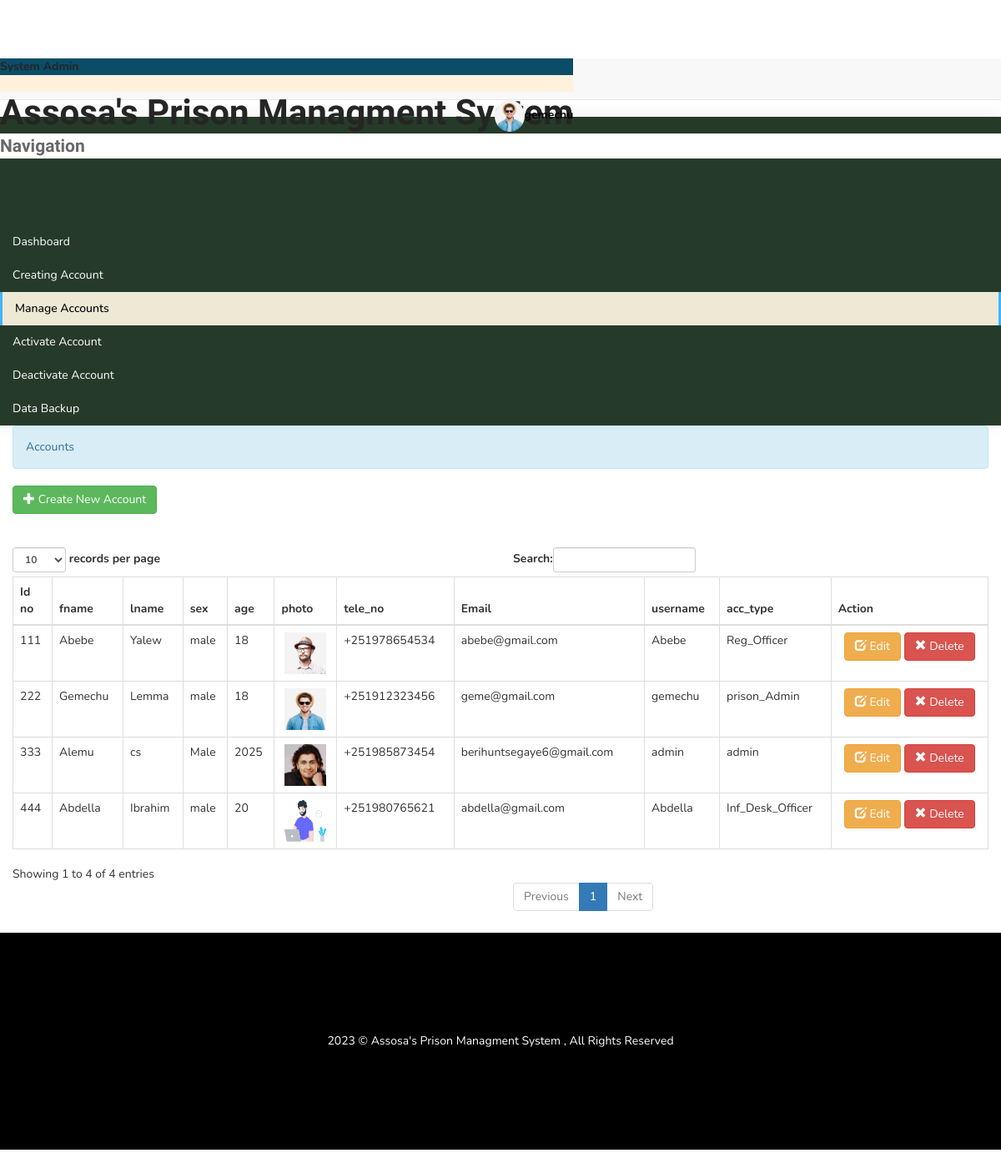
/admin/basic-table.php (signed in), run on the app's committed database.
### tables this page shows
CREATE TABLE `users` (
  `id` int(11) NOT NULL AUTO_INCREMENT,
  `serial_no` int(11) NOT NULL,
  `username` varchar(20) NOT NULL,
  `password` varchar(80) NOT NULL,
  `account_type` varchar(20) NOT NULL,
  `status` int(11) NOT NULL,
  PRIMARY KEY (`id`),
  KEY `serial_no` (`serial_no`),
  CONSTRAINT `users_ibfk_1` FOREIGN KEY (`serial_no`) REFERENCES `users_info` (`serial_no`)
);

CREATE TABLE `users_info` (
  `serial_no` int(11) NOT NULL AUTO_INCREMENT,
  `fname` varchar(20) NOT NULL,
  `lname` varchar(20) NOT NULL,
  `sex` varchar(10) NOT NULL,
  `age` date NOT NULL,
  `photo` text NOT NULL,
  `tele_no` varchar(15) NOT NULL,
  `email` varchar(35) NOT NULL,
  `reset_link_token` varchar(100) DEFAULT NULL,
  `exp_date` date DEFAULT NULL,
  PRIMARY KEY (`serial_no`)
);

### admin/session.php (called while the page is built, shortened)
<?php
include '../db/connection.php';
$user_check = $_SESSION['username'];
$query = "SELECT username,photo from users_info JOIN users on users_info.serial_no=users.serial_no  where username = '$user_check'";
$ses_sql = mysqli_query($con, $query);
$row = mysqli_fetch_assoc($ses_sql);
$login_session = $row['username'];
$photo_session = $row['photo'];
?>

### admin/basic-table.php (the view, shortened to what this page needs)
<?php
include '../db/connection.php';
include('session.php');
?>
<!DOCTYPE html>
<html lang="en">
<head>
    <link href="bootstrap/dist/css/bootstrap.min.css" rel="stylesheet">
    <link href="plugins/bower_components/sidebar-nav/dist/sidebar-nav.min.css" rel="stylesheet">
    <link href="css/animate.css" rel="stylesheet">
    <link href="css/style.css" rel="stylesheet">
    <link href="css/colors/default.css" id="theme" rel="stylesheet">
</head>
<body class="fix-header">
    <div id="wrapper">
        <nav class="navbar navbar-default navbar-static-top m-b-0">
            <div class="navbar-header" style="background: #FFF1DC; ">
                <div class="top-left-part" style="background: #0A4D68;">
                    <a class="logo" href="index.php">
                        <span class="hidden-xs">
                        <b>System Admin</b>
                     </span> </a>
                </div>
                <div style="background: white; text-align: center; height: 0px; color: #2192FF;"><h1><b>Assosa's Prison Managment System</b></h1></div>
                <ul class="nav navbar-top-links navbar-right pull-right" style="height: 0px; ">
                    <li class = "dropdown" style="color: black;">
                    <a style="color: black;" class="dropdown-toggle" data-toggle="dropdown" role="button" aria-haspopup="true" aria-expanded="false"><img src = "../upload/image//<?php echo ($photo_session)?>" alt="user-img" width="36" class="img-circle"><b><?php echo $login_session;?></b></a>
                    </li>
                </ul>
            </div>
        </nav>
        <div class="navbar-default sidebar" role="navigation">
            <div class="sidebar-nav slimscrollsidebar">
                <div class="sidebar-head">
                    <h3><span class="fa-fw open-close"><i class="ti-close ti-menu"></i></span> <span class="hide-menu">Navigation</span></h3>
                </div>
                <ul class="nav" id="side-menu">
                    <li style="padding: 70px 0 0;">
                        <a href="index.php" class="waves-effect"><i class="fa fa-clock-o fa-fw" aria-hidden="true"></i>Dashboard</a>
                    </li>
                    <li>
                        <a href="add_account.php" class="waves-effect"><i class="fa fa-user fa-fw" aria-hidden="true"></i>Creating Account</a>
                    </li>
                    <li>
                        <a href="basic-table.php" class="waves-effect"><i class="fa fa-table fa-fw" aria-hidden="true"></i>Manage Accounts</a>
                    </li>
                    <li>
                        <a href="account_activate.php" class="waves-effect"><i class="fa fa-check-square-o fa-fw" aria-hidden="true"></i></i>Activate Account</a>
                    </li>
                    <li>
                        <a href="account_deactivate.php" class="waves-effect"><i class = "fa fa-ban fa-fw" aria-hidden="true"></i>Deactivate Account</a>
                    </li>
                    <li>
                        <a href="backup.php" class="waves-effect"><i class="fa fa-info-circle fa-fw" aria-hidden="true"></i>Data Backup</a>
                    </li>
                </ul>
            </div>
        </div>
        <div id="page-wrapper">
            <div class="container-fluid">
                <div class="row">
                    <div class="col-sm-12">
                        <div class="white-box">
                            <div class = "alert alert-info">Accounts</div>
                            <div class="table-responsive">
                              <table class="table">
                                    <a class = "btn btn-success" href = "add_account.php"><i class = "glyphicon glyphicon-plus"></i> Create New Account</a>
                                    <br />
                <br />
                <table id = "table" class = "table table-bordered">
                      <thead>
                        <tr>
                            <th>Id no</th>
                            <th>fname</th>
                            <th>lname</th>
                            <th>sex</th>
                            <th>age</th>
                            <th>photo</th>
                            <th>tele_no</th>
                            <th>Email</th>
                            <th>username</th>
                            <th>acc_type</th>
                            <th>Action</th>
                        </tr>
                    </thead>
                    <tbody>
            <?php
             $query = $con->query("SELECT * from users_info JOIN users on users_info.serial_no=users.serial_no ") or die(mysqli_error());
                            while($fetch = $query->fetch_array()){
                            ?>
                            <tr>
                            <td><?php echo $fetch['serial_no']?></td>
                            <td><?php echo $fetch['fname']?></td>
                            <td><?php echo $fetch['lname']?></td>
                            <td><?php echo $fetch['sex']?></td>
                            <?php
                            $date_of_birth=$fetch['age'];
                            $today = date('Y-m-d');
                            $years = abs(strtotime($today)-strtotime($date_of_birth));
                            $age=floor($years / (365*60*60*24));
                            ?>
                            <td><?php echo $age ?></td>
                            <td><center><img src = "../upload/image//<?php echo ($fetch['photo'])?>" height = "50" width = "50"/></center></td>
                         <td><?php echo ($fetch['tele_no'])?></td>
                         <td><?php echo ($fetch['email'])?></td>
                            <td><?php echo ($fetch['username'])?></td>
                            <td><?php echo ($fetch['account_type'])?></td>
                            <td><center><a class = "btn btn-warning" href = "edit_account.php?admin_id=<?php echo $fetch['serial_no']?>"><i class = "glyphicon glyphicon-edit"></i> Edit</a> <a class = "btn btn-danger" onclick = "confirmationDelete(this); return false;" href = "delete_account.php?admin_id=<?php echo $fetch['serial_no']?>"><i class = "glyphicon glyphicon-remove"></i> Delete</a></center></td>
                        </tr>
                  <?php
                     }
                    ?>
                    </tbody>
                </table>
                                </table>
                            </div>
                        </div>
                    </div>
                </div>
            </div>
            <footer class="footer text-center"> 2023 &copy; Assosa's Prison Managment System , All Rights Reserved</footer>
        </div>
    </div>
</body>
</html>

### css/style.css (style rules this page uses)
body { background: #ffffff; font-family: 'Nunito', sans-serif; overflow-x: hidden; padding-top: 70px; }
h1,h2,h3,h4,h5,h6 { font-family: 'Muli', sans-serif; font-weight: bold; line-height: inherit; }
h1 { color: #252525; font-size: 3em; line-height: normal; }
h3 { font-size: 1.5em; }
h3, h3 a { color: #454545; }
html { -webkit-font-smoothing: antialiased; }
a { color: #252525; -webkit-transition: 0.5s; transition: 0.5s; text-decoration: none !important; }
a, input, button, .form-control { -webkit-transition: 0.5s; transition: 0.5s; }
footer { background: #252020; padding: 120px 0; }

### admin/css/colors/default.css (style rules this page uses)
body { background: #fff; }
.top-left-part { background: #fff; }
.navbar-header { background: #2f323e; }
.navbar-top-links > li > a { color: #ffffff; }
.sidebar .sidebar-head { background: #ffffff; }
.sidebar .sidebar-head h3 { color: #686868; }
.sidebar { background: #263A29; box-shadow: 1px 0px 20px rgba(0, 0, 0, 0.08); }
#side-menu li a { color: #fff; }
#side-menu li a { color: #fff; border-left: 0px solid #fff; }
#side-menu > li > a { border-left: 3px solid transperant; }
#side-menu > li > a.active { background: #EDE9D5; color: #000; border-left: 3px solid #41b3f9; border-right: 3px solid #41b3f9; font-weight: 500; }
.footer { color: white; background: black; }

### data on the page
users: serial_no.photo (picture), username "gemechu", serial_no "222", serial_no.fname "Gemechu", serial_no.lname "Lemma", serial_no.sex "male", serial_no.tele_no "+251912323456", serial_no.email "geme@gmail.com", account_type "prison_Admin"
users: serial_no "333", serial_no.fname "Alemu", serial_no.lname "cs", serial_no.sex "Male", serial_no.photo (picture), serial_no.tele_no "+251985873454", serial_no.email "berihuntsegaye6@gmail.com", username "admin", account_type "admin"
users: serial_no "111", serial_no.fname "Abebe", serial_no.lname "Yalew", serial_no.sex "male", serial_no.photo (picture), serial_no.tele_no "+251978654534", serial_no.email "abebe@gmail.com", username "Abebe", account_type "Reg_Officer"
users: serial_no "444", serial_no.fname "Abdella", serial_no.lname "Ibrahim", serial_no.sex "male", serial_no.photo (picture), serial_no.tele_no "+251980765621", serial_no.email "abdella@gmail.com", username "Abdella", account_type "Inf_Desk_Officer"
